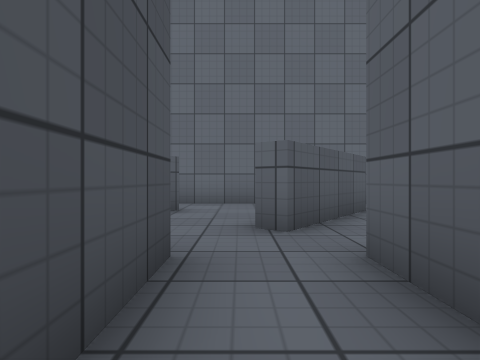
View 1 (above)

24 first-person views from a walk through a scene from a Unity 3-D project. The camera is 0.64 m above the floor, looks level and sees 75° across. The floor is counted in squares, 1 m on a side. Each view is taken from the middle of a square. On the plan, view 1 faces up. The plan holds only what a view shows up to about 9 squares ahead; the rest is blank. The player is left out. Surface patterns are stand-ins for the level's own textures.

View 2
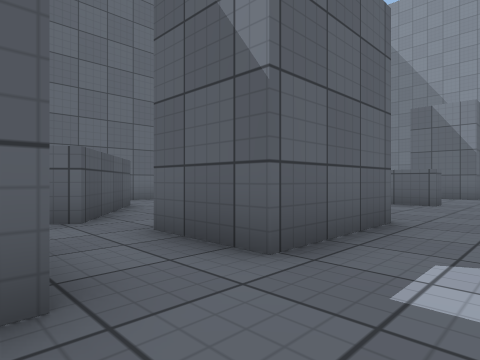

View 3
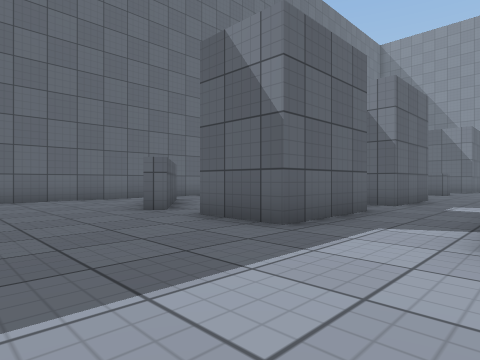

View 4
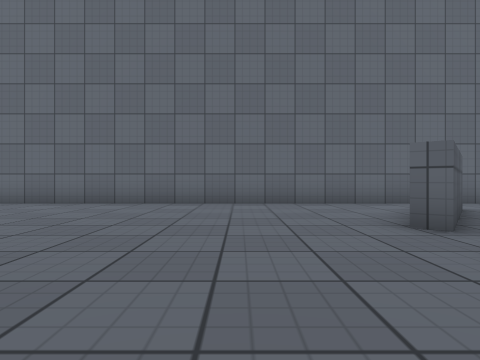

View 5
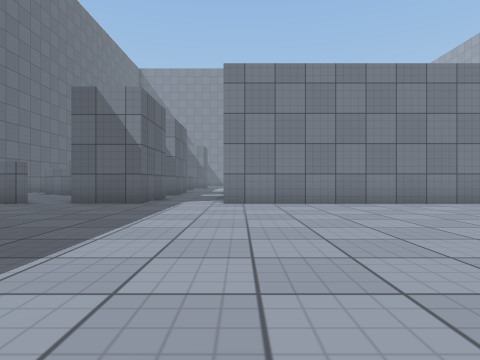

View 6
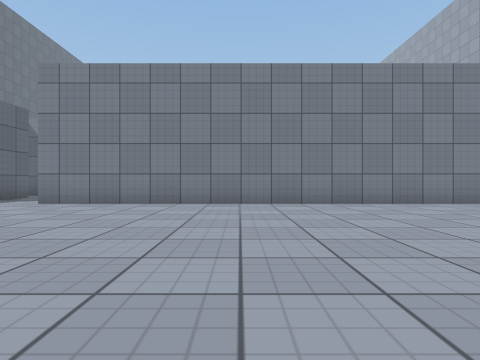

View 7
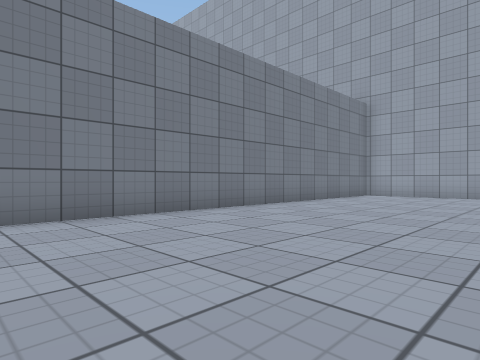

View 8
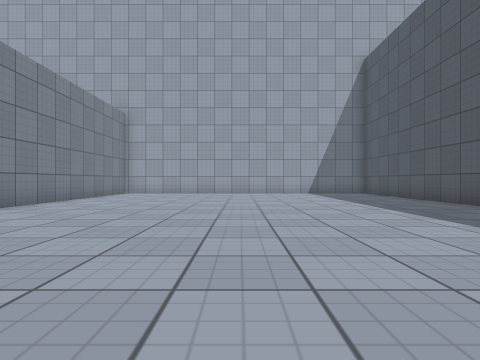

View 9
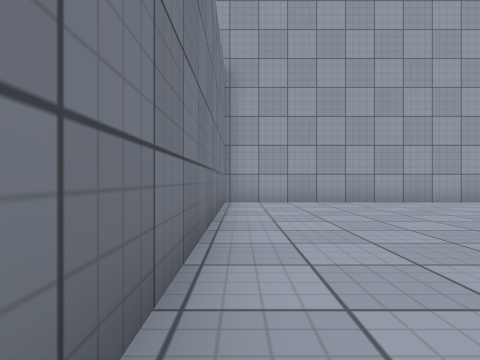

View 10
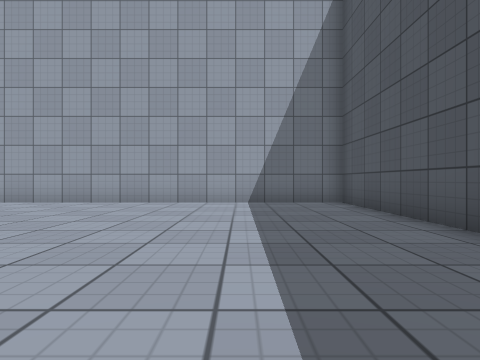

View 11
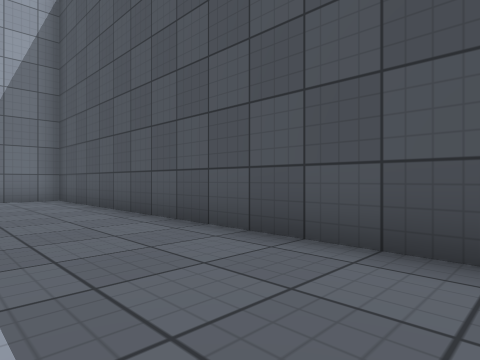

View 12
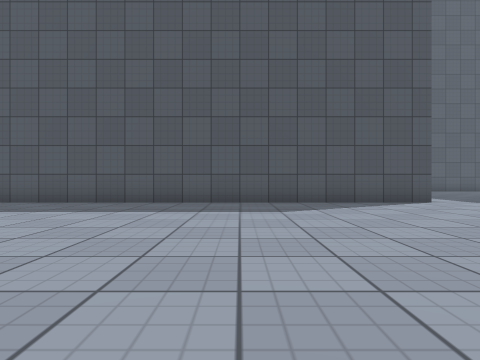

View 13
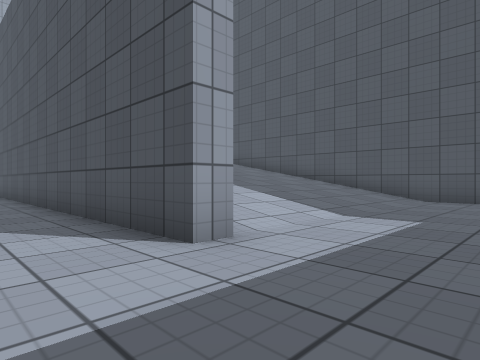

View 14
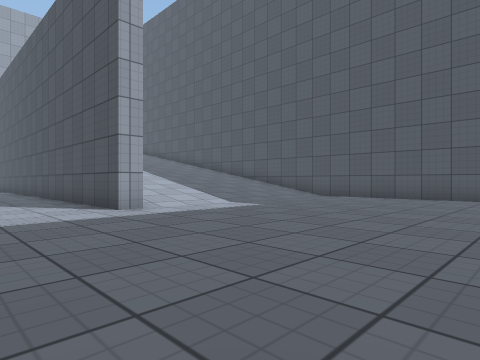

View 15
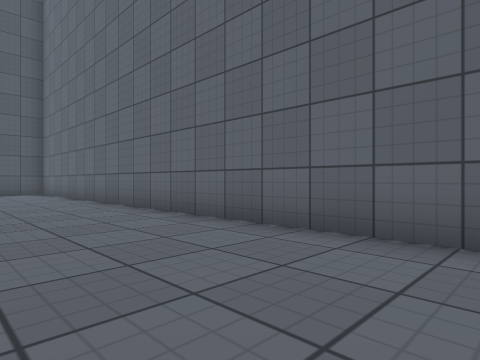

View 16
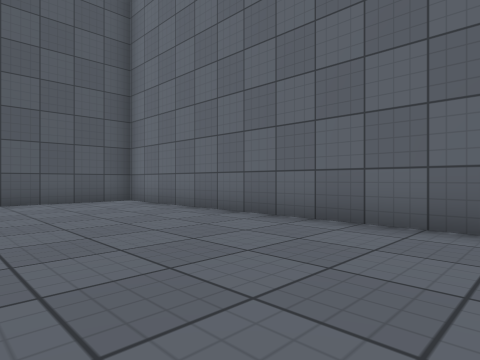

View 17
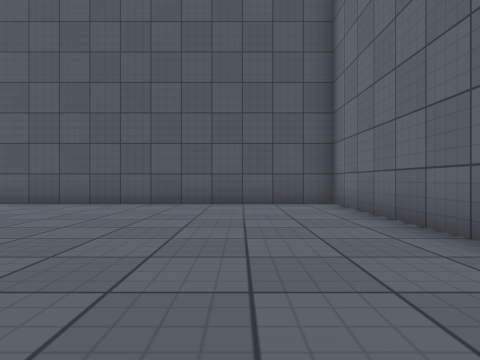

View 18
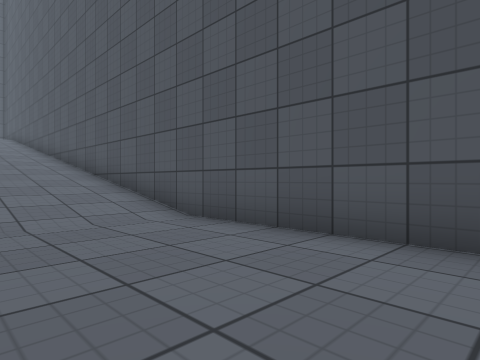

View 19
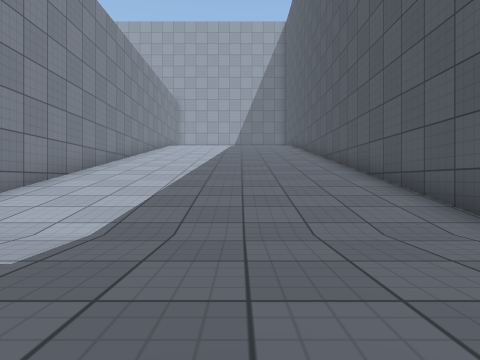

View 20
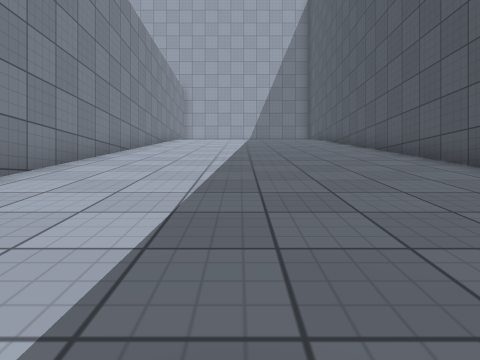

View 21
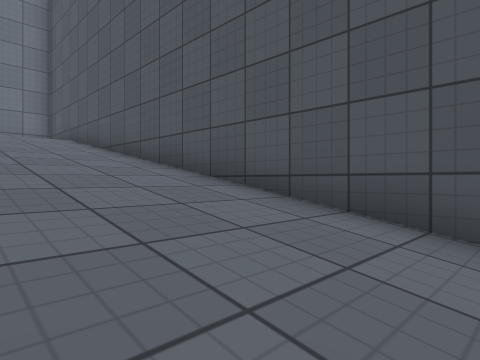

View 22
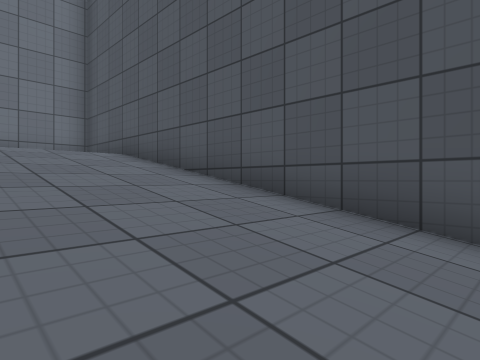

View 23
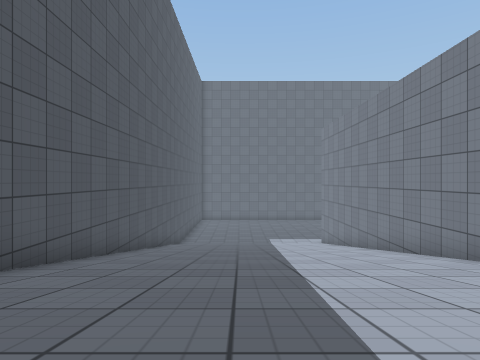

View 24
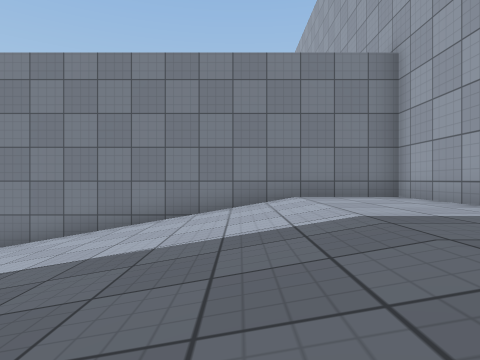

### Floor plan
Key: @ floor where view 1 was taken; # wall or solid block; . main floor; : floor 2.85 m higher than the main floor; / step, stairs or slope.
Columns run from 24 left of view 1 to 9 right of it. Each row starts with its distance up from view 1.
  9 ############################
  8 #........................
  7 #........................
  6 #.....................#.. #
  5 #....................##..##
  4 #............  ......#...#.
  3 #............  ....... ...
  2 #............   .....###.#     .#
  1 #............  ......###.####...#.
  0 #...........  ..........@.........
 -1 #........... ...............
 -2 #////////#...........#
 -3 #////////#...........#
 -4 #////////#...........#
 -5 #////////#...........#
 -6 #////////#...........#
 -7 #////////#...........#
 -8 #////////#...........#
 -9 #////////#...........#
-10 #////////#...........#
-11 #////////#...........#
-12 #////////#...........#
-13 #////////#...........#
-14 #////////#...........#
-15 #////////#...........#
-16 #////////#...........#
-17 #////////#...........#
-18 #////////#...........#
-19 #  ::::::#...........#
-20 #   :::::#...........#
-21  ###  ################

Positions as (right, up) in squares from view 1, and headings:
1: (0, 0), facing up
2: (-1, -1), facing up-right
3: (-7, -2), facing up-right
4: (-6, 0), facing up
5: (-12, -2), facing right
6: (-12, -7), facing right
7: (-9, -8), facing down-right
8: (-9, -6), facing down
9: (-4, -12), facing down
10: (-12, -12), facing down
11: (-12, -10), facing down-left
12: (-6, -7), facing left
13: (-13, 1), facing down-left
14: (-12, 5), facing down-left
15: (-8, 5), facing up-left
16: (-14, 4), facing up-left
17: (-15, 6), facing left
18: (-20, 3), facing down-left
19: (-20, 2), facing down
20: (-19, -1), facing down
21: (-20, -7), facing down-left
22: (-20, -11), facing down-left
23: (-20, -19), facing up
24: (-23, -17), facing right
